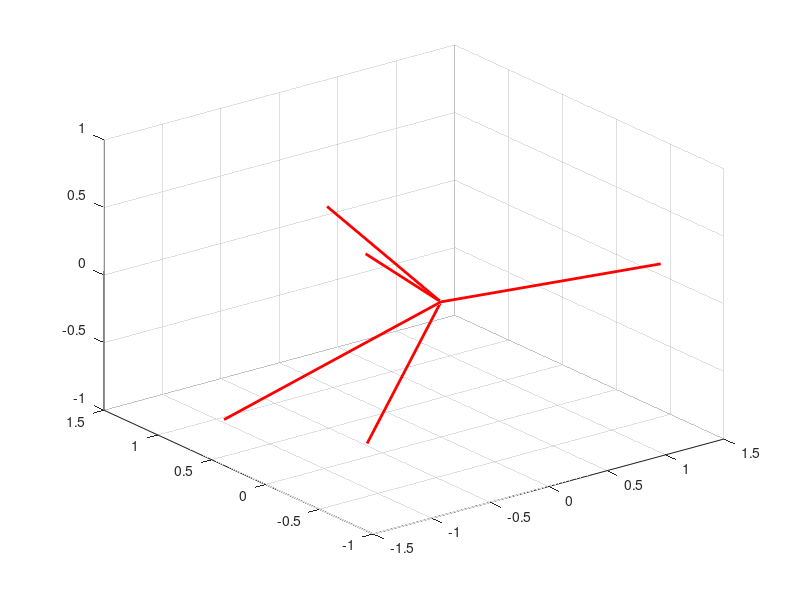

Recreate this plot in MATLAB. (Note: this script raises an error after producing the figure.)
function PlotZonotope(G,plotnum,VecFlag)
% PLOTZONOTOPE(G,plotnum): given a d x n generator matrix G, plot the
% correponding zonotope as a visual aid. d must equal 2 or 3.

if nargin < 3
    VecFlag = 1;
end

if nargin < 2
    plotnum = 1;
end

if nargin < 1
    G = randn(3,5);
end

[d,n] = size(G);
assert(d < 4);

if d == 2
    % Plot the generators as vectors in the plane
    figure(plotnum)
    for i = 1:n
        vector = [0,0;G(:,i)'];
        plot(vector(:,1),vector(:,2),'-','color','b','linewidth',2)
        hold on
    end

    % Plot all points of the zonotope

    S = CubetoZonotope(G');
    plot(S(:,1),S(:,2),'.','markersize',20,'color','b')
    hold on
    axis equal

    % Plot the zonotope using the delaunay trianglulation
    DT = delaunayTriangulation(S);
    K = convexHull(DT);
    Vertices = DT.Points(K,:);
    plot(Vertices(:,1),Vertices(:,2),'color','g')
    title(['A Small 2D Zonotope with ' num2str(n) ' generators'])
    
else
    figure(plotnum)
    
    if VecFlag   % if desired, highlight the generator vectors
        for i = 1:n
            vector = [0,0,0;G(:,i)'];
            plot3(vector(:,1),vector(:,2),vector(:,3),'-','color','r','linewidth',2)
            hold on
        end
    end
    grid on

    % Plot all points of the zonotope
    figure(plotnum)
    S = CubetoZonotope(G');
    plot3(S(:,1),S(:,2),S(:,3),'.','markersize',20,'color','b')
    hold on
    axis equal

    % Plot the zonotope using the delaunay trianglulation

    DT = delaunayTriangulation(S);
    K = convexHull(DT);
    trisurf(K,DT.Points(:,1),DT.Points(:,2),DT.Points(:,3),'FaceColor','g','FaceAlpha',.2)
    title(['A Small 3D Zonotope with ' num2str(n) ' generators'])
end
    
end
    